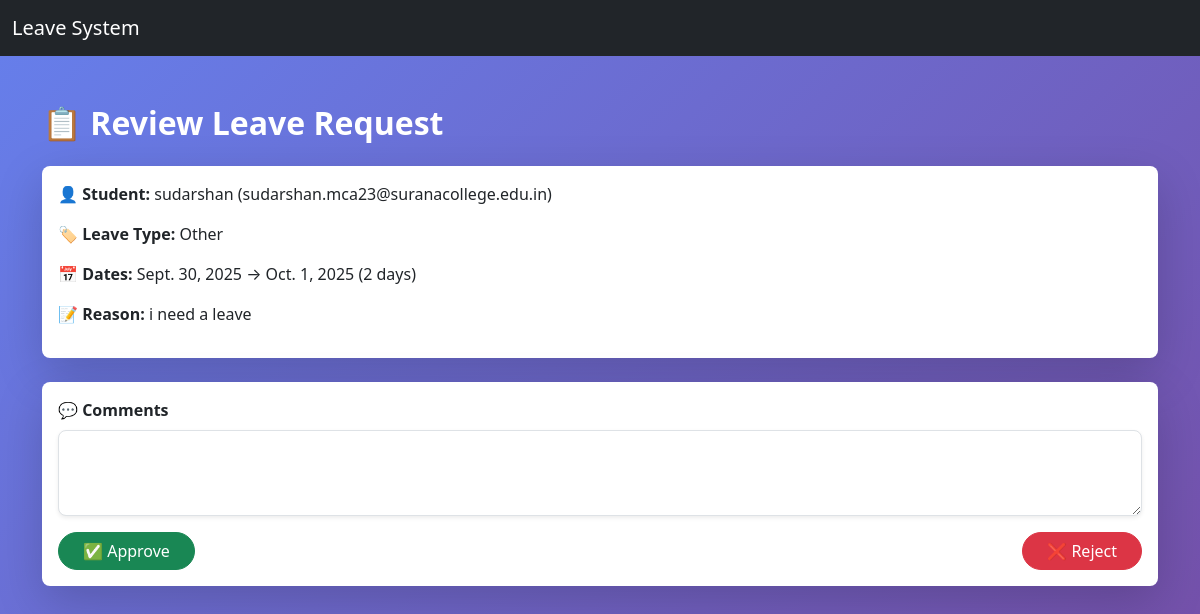
Screenshot of /leave/26/review/ (signed in) with the database file from the repository.
### core/models.py (models this page shows, shortened)
class LeaveRequest(models.Model):
    STATUS_PENDING = "PENDING"
    STATUS_APPROVED = "APPROVED"
    STATUS_REJECTED = "REJECTED"
    STATUS_CHOICES = [
        (STATUS_PENDING, "Pending"),
        (STATUS_APPROVED, "Approved"),
        (STATUS_REJECTED, "Rejected"),
    ]
    LEAVE_PERSONAL = "Personal Leave"
    LEAVE_SICK = "Sick Leave"
    LEAVE_OTHER = "Other"
    LEAVE_CHOICES = [
        (LEAVE_PERSONAL, "Personal Leave"),
        (LEAVE_SICK, "Sick Leave"),
        (LEAVE_OTHER, "Other"),
    ]
    student = models.ForeignKey(User, on_delete=models.CASCADE, related_name="leaves")
    leave_type = models.CharField(max_length=40, choices=LEAVE_CHOICES)
    start_date = models.DateField()
    end_date = models.DateField()
    reason = models.TextField()
    mentor = models.ForeignKey(User, null=True, blank=True, on_delete=models.SET_NULL, related_name="assigned_leaves")
    approver = models.ForeignKey(User, null=True, blank=True, on_delete=models.SET_NULL, related_name="approved_leaves")
    status = models.CharField(max_length=20, choices=STATUS_CHOICES, default=STATUS_PENDING)
    review_comments = models.TextField(blank=True)
    created_at = models.DateTimeField(auto_now_add=True)
    reviewed_at = models.DateTimeField(null=True, blank=True)
    @property
    def num_days(self):
        return (self.end_date - self.start_date).days + 1

### core/views.py (the view, shortened to what this page needs)
# urls.py: path("leave/<int:pk>/review/", views.review_leave, name="review_leave"),
@login_required
def review_leave(request, pk):
    lr = get_object_or_404(LeaveRequest, pk=pk)
    if request.user != lr.approver:
        messages.error(request, "You are not authorized to review this request.")
        return redirect('index')
    return render(request, "core/review_leave.html", {"lr": lr})

### templates/core/review_leave.html (shortened to what this page needs)
{% extends "core/base.html" %}
{% block content %}
<div class="py-5" style="min-height: 100vh; background: linear-gradient(135deg, #667eea, #764ba2);">
  <div class="container">
    <h2 class="fw-bold text-white mb-4">📋 Review Leave Request</h2>
    <div class="card shadow-lg border-0 rounded-3 mb-4">
      <div class="card-body">
        <p><strong>👤 Student:</strong> {{ lr.student.first_name }} ({{ lr.student.email }})</p>
        <p><strong>🏷 Leave Type:</strong> {{ lr.leave_type }}</p>
        <p><strong>📅 Dates:</strong> {{ lr.start_date }} → {{ lr.end_date }} ({{ lr.num_days }} days)</p>
        <p><strong>📝 Reason:</strong> {{ lr.reason }}</p>
      </div>
    </div>
    <div class="card shadow-lg border-0 rounded-3">
      <div class="card-body">
        <form method="post">
          <div class="mb-3">
            <label class="form-label fw-semibold">💬 Comments</label>
            <textarea name="comments" class="form-control shadow-sm rounded-3" rows="3"></textarea>
          </div>
          <div class="d-flex justify-content-between">
            <button type="submit" name="action" value="approve" class="btn btn-success px-4 rounded-pill">✅ Approve</button>
            <button type="submit" name="action" value="reject" class="btn btn-danger px-4 rounded-pill">❌ Reject</button>
          </div>
        </form>
      </div>
    </div>
  </div>
</div>
{% endblock %}

### rows the page displays
LeaveRequest: student.first_name "sudarshan", student.email "sudarshan.mca23@suranacollege.edu.in", leave_type "Other", start_date "Sept. 30, 2025", end_date "Oct. 1, 2025", num_days "2", reason "i need a leave"
